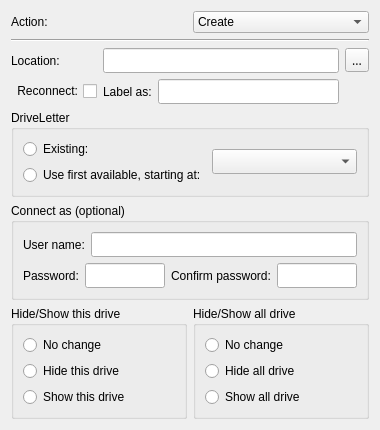
<?xml version="1.0" encoding="UTF-8"?>
<ui version="4.0">
 <class>DrivesWidget</class>
 <widget class="QWidget" name="DrivesWidget">
  <property name="geometry">
   <rect>
    <x>0</x>
    <y>0</y>
    <width>380</width>
    <height>413</height>
   </rect>
  </property>
  <property name="windowTitle">
   <string>Form</string>
  </property>
  <layout class="QGridLayout" name="gridLayout_3">
   <item row="0" column="0">
    <layout class="QHBoxLayout" name="horizontalLayout_4">
     <item>
      <widget class="QLabel" name="actionLabel">
       <property name="text">
        <string>Action:</string>
       </property>
       <property name="buddy">
        <cstring>actionComboBox</cstring>
       </property>
      </widget>
     </item>
     <item>
      <widget class="QComboBox" name="actionComboBox">
       <property name="currentText">
        <string>Create</string>
       </property>
       <item>
        <property name="text">
         <string>Create</string>
        </property>
       </item>
       <item>
        <property name="text">
         <string>Update</string>
        </property>
       </item>
       <item>
        <property name="text">
         <string>Delete</string>
        </property>
       </item>
      </widget>
     </item>
    </layout>
   </item>
   <item row="1" column="0">
    <widget class="Line" name="line">
     <property name="font">
      <font>
       <family>Sans Serif</family>
       <pointsize>9</pointsize>
      </font>
     </property>
     <property name="orientation">
      <enum>Qt::Horizontal</enum>
     </property>
    </widget>
   </item>
   <item row="2" column="0">
    <layout class="QGridLayout" name="gridLayout">
     <item row="1" column="0">
      <widget class="QCheckBox" name="checkBox_4">
       <property name="layoutDirection">
        <enum>Qt::RightToLeft</enum>
       </property>
       <property name="autoFillBackground">
        <bool>false</bool>
       </property>
       <property name="text">
        <string>Reconnect:</string>
       </property>
      </widget>
     </item>
     <item row="0" column="0">
      <widget class="QLabel" name="label_2">
       <property name="text">
        <string>Location:</string>
       </property>
       <property name="buddy">
        <cstring>lineEdit</cstring>
       </property>
      </widget>
     </item>
     <item row="1" column="1">
      <widget class="QLabel" name="label_3">
       <property name="text">
        <string>Label as:</string>
       </property>
       <property name="buddy">
        <cstring>lineEdit_2</cstring>
       </property>
      </widget>
     </item>
     <item row="1" column="2">
      <widget class="QLineEdit" name="lineEdit_2">
       <property name="font">
        <font>
         <family>Sans Serif</family>
        </font>
       </property>
       <property name="text">
        <string/>
       </property>
      </widget>
     </item>
     <item row="0" column="3">
      <widget class="QToolButton" name="toolButton">
       <property name="font">
        <font>
         <family>Sans Serif</family>
        </font>
       </property>
       <property name="text">
        <string>...</string>
       </property>
      </widget>
     </item>
     <item row="0" column="1" colspan="2">
      <widget class="QLineEdit" name="lineEdit">
       <property name="font">
        <font>
         <family>Sans Serif</family>
        </font>
       </property>
       <property name="text">
        <string/>
       </property>
      </widget>
     </item>
    </layout>
   </item>
   <item row="3" column="0">
    <widget class="QGroupBox" name="groupBox">
     <property name="title">
      <string>DriveLetter</string>
     </property>
     <layout class="QVBoxLayout" name="verticalLayout_4">
      <item>
       <layout class="QHBoxLayout" name="horizontalLayout_3">
        <item>
         <layout class="QVBoxLayout" name="verticalLayout_3">
          <item>
           <widget class="QRadioButton" name="radioButton_2">
            <property name="text">
             <string>Existing:</string>
            </property>
           </widget>
          </item>
          <item>
           <widget class="QRadioButton" name="radioButton">
            <property name="text">
             <string>Use first available, starting at:</string>
            </property>
           </widget>
          </item>
         </layout>
        </item>
        <item>
         <widget class="QComboBox" name="comboBox_2">
          <property name="font">
           <font>
            <family>Sans Serif</family>
            <pointsize>9</pointsize>
           </font>
          </property>
         </widget>
        </item>
       </layout>
      </item>
     </layout>
    </widget>
   </item>
   <item row="4" column="0">
    <widget class="QGroupBox" name="groupBox_2">
     <property name="title">
      <string>Connect as (optional)</string>
     </property>
     <layout class="QGridLayout" name="gridLayout_2">
      <item row="0" column="0">
       <widget class="QLabel" name="label_4">
        <property name="text">
         <string>User name:</string>
        </property>
        <property name="buddy">
         <cstring>lineEdit_4</cstring>
        </property>
       </widget>
      </item>
      <item row="0" column="1">
       <widget class="QLineEdit" name="lineEdit_4">
        <property name="font">
         <font>
          <family>Sans Serif</family>
          <pointsize>9</pointsize>
         </font>
        </property>
        <property name="text">
         <string/>
        </property>
       </widget>
      </item>
      <item row="1" column="0" colspan="2">
       <layout class="QHBoxLayout" name="horizontalLayout">
        <item>
         <widget class="QLabel" name="label_6">
          <property name="text">
           <string>Password:</string>
          </property>
          <property name="buddy">
           <cstring>lineEdit_5</cstring>
          </property>
         </widget>
        </item>
        <item>
         <widget class="QLineEdit" name="lineEdit_5">
          <property name="font">
           <font>
            <family>Sans Serif</family>
            <pointsize>9</pointsize>
           </font>
          </property>
          <property name="text">
           <string/>
          </property>
         </widget>
        </item>
        <item>
         <widget class="QLabel" name="label_5">
          <property name="text">
           <string>Confirm password:</string>
          </property>
          <property name="buddy">
           <cstring>lineEdit_3</cstring>
          </property>
         </widget>
        </item>
        <item>
         <widget class="QLineEdit" name="lineEdit_3">
          <property name="font">
           <font>
            <family>Sans Serif</family>
            <pointsize>9</pointsize>
           </font>
          </property>
          <property name="text">
           <string/>
          </property>
         </widget>
        </item>
       </layout>
      </item>
     </layout>
    </widget>
   </item>
   <item row="5" column="0">
    <layout class="QHBoxLayout" name="horizontalLayout_2">
     <item>
      <widget class="QGroupBox" name="groupBox_3">
       <property name="title">
        <string>Hide/Show this drive</string>
       </property>
       <layout class="QVBoxLayout" name="verticalLayout">
        <item>
         <widget class="QRadioButton" name="radioButton_3">
          <property name="text">
           <string>No change</string>
          </property>
         </widget>
        </item>
        <item>
         <widget class="QRadioButton" name="radioButton_4">
          <property name="text">
           <string>Hide this drive</string>
          </property>
         </widget>
        </item>
        <item>
         <widget class="QRadioButton" name="radioButton_5">
          <property name="text">
           <string>Show this drive</string>
          </property>
         </widget>
        </item>
       </layout>
      </widget>
     </item>
     <item>
      <widget class="QGroupBox" name="groupBox_5">
       <property name="title">
        <string>Hide/Show all drive</string>
       </property>
       <layout class="QVBoxLayout" name="verticalLayout_2">
        <item>
         <widget class="QRadioButton" name="radioButton_6">
          <property name="text">
           <string>No change</string>
          </property>
         </widget>
        </item>
        <item>
         <widget class="QRadioButton" name="radioButton_7">
          <property name="text">
           <string>Hide all drive</string>
          </property>
         </widget>
        </item>
        <item>
         <widget class="QRadioButton" name="radioButton_8">
          <property name="text">
           <string>Show all drive</string>
          </property>
         </widget>
        </item>
       </layout>
      </widget>
     </item>
    </layout>
   </item>
  </layout>
 </widget>
 <resources/>
 <connections/>
</ui>
